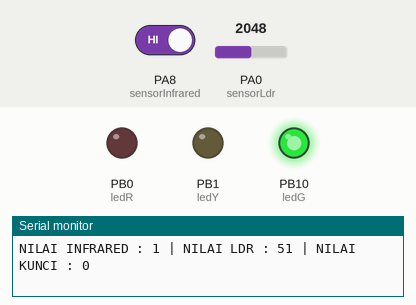
A sketch run on a simulated STM32 Blue Pill. Shown: output pins drawn as LEDs (lit = HIGH), the last lines printed to the serial monitor. Dashed ring = blinking. Inputs (shaded band) come from the test bench; at power-on: PA8 (sensorInfrared) HIGH, PA0 (sensorLdr) = 2048.

Above: at 1.2 s.
1.3 s: PA8 (sensorInfrared) driven LOW
At 1.55 s:
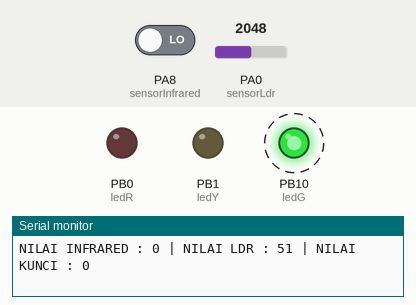
4.3 s: PA0 (sensorLdr) set to 2126
At 4.66 s:
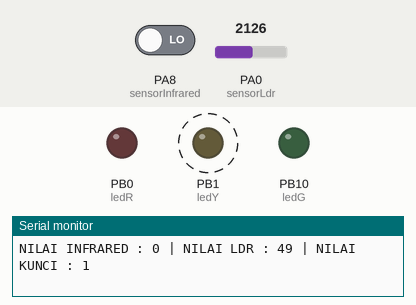
7.3 s: PA0 (sensorLdr) set to 3635
10.3 s: PA0 (sensorLdr) set to 3737
At 10.69 s:
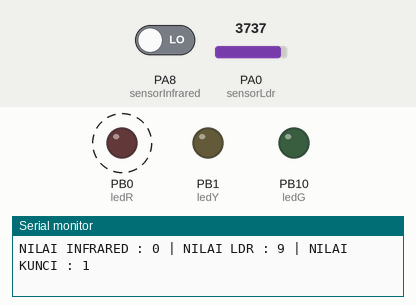
13.3 s: PA0 (sensorLdr) set to 3603
At 14.01 s:
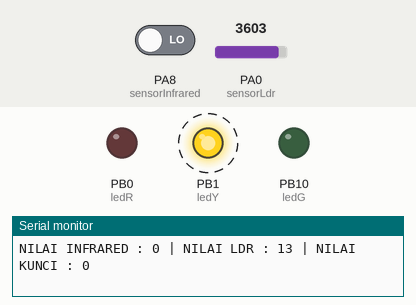
16.3 s: PA0 (sensorLdr) set to 4095
At 17.02 s:
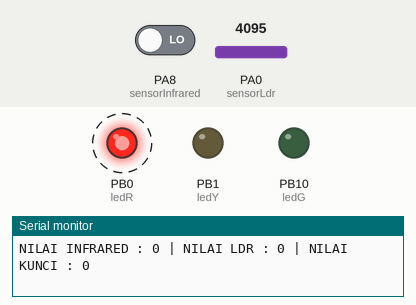
Timing chart, 0 to 20.3 s (numbered marks = the images above; inputs shaded):
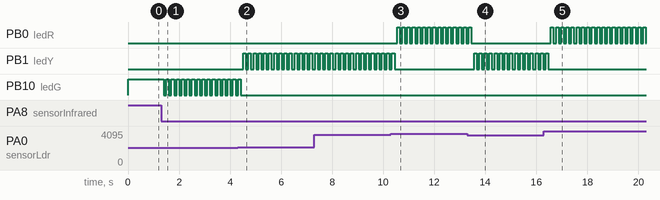

Measured:
- the behaviour switches between 2063 and 2064 on PA0 (sensorLdr) (found by bisection; images 1 and 2)
- the behaviour switches between 3688 and 3689 on PA0 (sensorLdr) (found by bisection; images 2 and 3)
- after the input at 1.3 s, PB10 (ledG): alternates HIGH for 0.10 s and LOW for 0.10 s, starting after 0.10 s
- after the input at 4.3 s, PB1 (ledY): alternates HIGH for 0.10 s and LOW for 0.10 s, starting after 0.22 s; PB10 (ledG): goes on until 4.4 s, then stays LOW
- after the input at 10.3 s, PB0 (ledR): alternates HIGH for 0.10 s and LOW for 0.10 s, starting after 0.25 s; PB1 (ledY): goes on until 10.4 s, then stays LOW
- after the input at 13.3 s, PB0 (ledR): goes on until 13.5 s, then stays LOW; PB1 (ledY): alternates HIGH for 0.10 s and LOW for 0.10 s, starting after 0.26 s
- after the input at 16.3 s, PB0 (ledR): alternates HIGH for 0.10 s and LOW for 0.10 s, starting after 0.27 s; PB1 (ledY): goes on until 16.5 s, then stays LOW

The sketch:

6_SENSOR_LDR___INFRARED.ino
```cpp
//INISIALISASI VARIABLE
int ledR            = PB0;
int ledY            = PB1;
int ledG            = PB10;
int sensorLdr       = PA0;
int sensorInfrared  = PA8;
int kunci           = false;

void setup() {
  Serial.begin(9600);
  pinMode(ledR,OUTPUT);
  pinMode(ledY,OUTPUT);
  pinMode(ledG,OUTPUT);
  pinMode(sensorLdr,INPUT);
  pinMode(sensorInfrared,INPUT);

}

void loop() {
  //BACA DATA / SENSOR
  int bacaInfrared = digitalRead(sensorInfrared);
  int bacaLdr = analogRead(sensorLdr);
      bacaLdr = map(bacaLdr,32,4095,100,0);

  //PRINT TO SERIAL
  Serial.print("NILAI INFRARED : ");
  Serial.print(bacaInfrared);
  Serial.print(" | NILAI LDR : ");
  Serial.print(bacaLdr);
  Serial.print(" | NILAI KUNCI : ");
  Serial.print(kunci);
  Serial.println();

  //LOGIKA

   if(bacaInfrared==false and kunci==false){
    delay(100);
    kunci=true;
  }else if(bacaInfrared==false && kunci==true){
    delay(100);
    kunci=false;
  }

  if(kunci==false){
    if(bacaLdr >=0 and bacaLdr <=10){
    digitalWrite(ledR,HIGH);
    digitalWrite(ledY,LOW);
    digitalWrite(ledG,LOW);
  }else if(bacaLdr >=10 and bacaLdr<=50){
    digitalWrite(ledY,HIGH);
    digitalWrite(ledR,LOW);
    digitalWrite(ledG,LOW);
  }else{
    digitalWrite(ledR,LOW);
    digitalWrite(ledY,LOW);
    digitalWrite(ledG,HIGH);
    }
  }

  if(kunci==true){
    digitalWrite(ledR,LOW);
    digitalWrite(ledY,LOW);
    digitalWrite(ledG,LOW);
  }


  //true  = 1
  //false = 0


}
```
